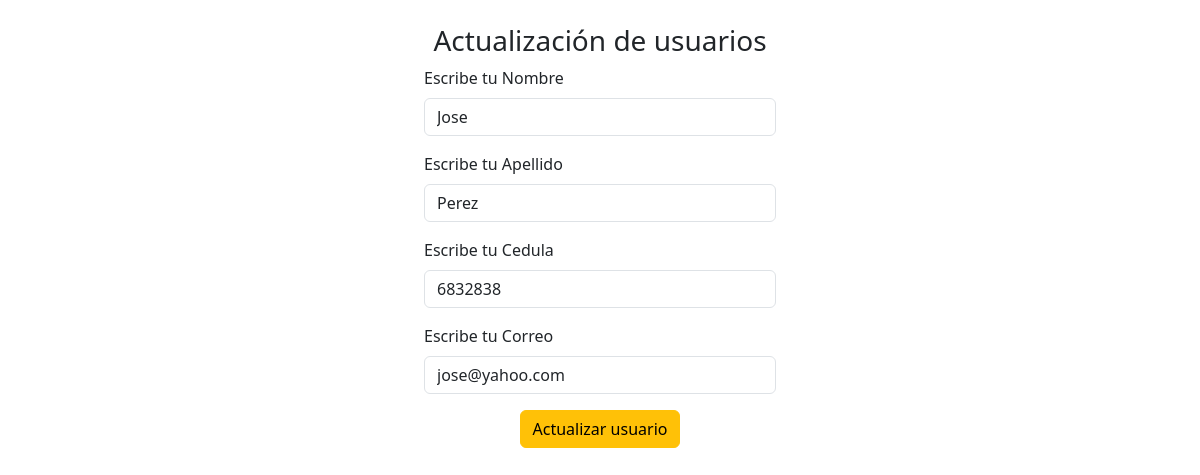
Screenshot of /edit_index.php?id=10 with the database file from the repository.
### tables this page shows
CREATE TABLE `usuarios` (
  `id` int(11) NOT NULL,
  `nombre` varchar(255) NOT NULL,
  `apellido` varchar(255) NOT NULL,
  `cedula` varchar(20) NOT NULL,
  `email` varchar(255) NOT NULL
);

### edit_index.php (the view, shortened to what this page needs)
<?php
    include "model/conn.php";
    $id = $_GET["id"];
    $sql = $conn->query(" select * from usuarios where id = $id ");
?>
<!DOCTYPE html>
<html lang="en">
<head>
    <link href="https://cdn.jsdelivr.net/npm/bootstrap@5.3.3/dist/css/bootstrap.min.css" rel="stylesheet">
</head>
<body>
    <form class="col-4 p-4 m-auto" method="POST">
        <h3 class="text-center">Actualización de usuarios</h3>
        <?php
        include "controller/edit_user.php";
        while($datos = $sql->fetch_object()) {
        ?>
        <div class="mb-3">
            <label for="formNombreLabel" class="form-label">Escribe tu Nombre</label>
            <input type="text" class="form-control" name="nombre" value="<?= $datos->nombre ?>">
        </div>
        <div class="mb-3">
            <label for="formApellidoLabel" class="form-label">Escribe tu Apellido</label>
            <input type="text" class="form-control" name="apellido" value="<?= $datos->apellido ?>">
        </div>
        <div class="mb-3">
            <label for="formCedulaLabel" class="form-label">Escribe tu Cedula</label>
            <input type="number" class="form-control" name="cedula" value="<?= $datos->cedula ?>">
        </div>
        <div class="mb-3">
            <label for="formCorreoLabel" class="form-label">Escribe tu Correo</label>
            <input type="email" class="form-control" name="correo" value="<?= $datos->email ?>">
        </div>
        <?php
        }
        ?>
        <div class="text-center">
            <button type="submit" class="btn btn-warning" name="btnupdate" value="ok">Actualizar usuario</button>
        </div>
    </form>
</body>
</html>

### rows the page displays
usuarios: nombre "Jose", apellido "Perez", cedula "6832838", correo "jose@yahoo.com"
